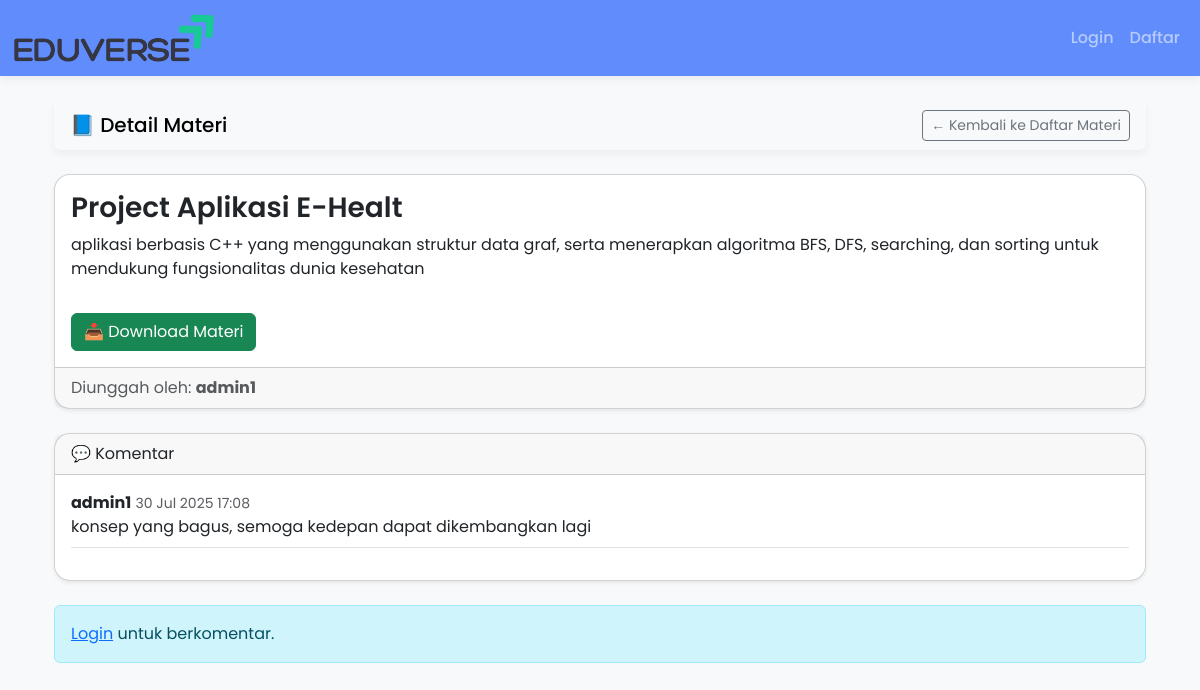
The page /material/1 on the database its author committed.
### app/models.py (models this page shows)
class Material(db.Model):
    id = db.Column(db.Integer, primary_key=True)
    title = db.Column(db.String(255), nullable=False)
    description = db.Column(db.Text, nullable=False)
    filename = db.Column(db.String(255), nullable=False)
    uploader_id = db.Column(db.Integer, db.ForeignKey('user.id', ondelete='CASCADE'))  # bukan user_id
    approved = db.Column(db.Boolean, default=False)
    uploader = db.relationship('User', backref='materials')

class User(db.Model, UserMixin):
    id = db.Column(db.Integer, primary_key=True)
    name = db.Column(db.String(100), nullable=False)
    email = db.Column(db.String(150), unique=True, nullable=False)
    password = db.Column(db.String(200), nullable=False)
    role = db.Column(db.String(20), default='user')  # bisa 'user' atau 'admin'

class Comment(db.Model):
    id = db.Column(db.Integer, primary_key=True)
    content = db.Column(db.Text, nullable=False)
    timestamp = db.Column(db.DateTime, default=datetime.utcnow)
    material_id = db.Column(db.Integer, db.ForeignKey('material.id'), nullable=False)
    user_id = db.Column(db.Integer, db.ForeignKey('user.id'), nullable=False)
    parent_id = db.Column(db.Integer, db.ForeignKey('comment.id'), nullable=True)
    replies = db.relationship('Comment', backref=db.backref('parent', remote_side=[id]), lazy='dynamic')
    user = db.relationship('User', backref='comments')
    material = db.relationship('Material', backref='comments')

### app/routes.py (the view, shortened to what this page needs)
@main.route('/material/<int:material_id>', methods=['GET', 'POST'])
def material_detail(material_id):
    material = Material.query.get_or_404(material_id)
    comments = Comment.query.filter_by(material_id=material.id).order_by(Comment.timestamp.desc()).all()
    form = CommentForm()
    return render_template('material_detail.html', material=material, comments=comments, form=form)

### app/templates/material_detail.html (shortened to what this page needs)
{% extends 'base.html' %}
{% block content %}
<div class="container mt-4">
    <nav class="navbar navbar-light bg-light rounded mb-4 px-3">
        <span class="navbar-brand mb-0 h4">📘 Detail Materi</span>
        <a href="{{ url_for('main.materials') }}" class="btn btn-outline-secondary btn-sm">← Kembali ke Daftar Materi</a>
    </nav>
    <div class="card shadow-sm mb-4">
        <div class="card-body">
            <h3 class="card-title">{{ material.title }}</h3>
            <p class="card-text">{{ material.description }}</p>
            {% if material.filename %}
                <a href="{{ url_for('static', filename='uploads/' + material.filename) }}"
                   class="btn btn-success mt-3" download>
                   📥 Download Materi
                </a>
            {% endif %}
        </div>
        <div class="card-footer text-muted">
            Diunggah oleh: <strong>{{ material.uploader.name }}</strong>
        </div>
    </div>
    <div class="card shadow-sm mb-4">
        <div class="card-header">
            💬 Komentar
        </div>
        <div class="card-body">
            {% for c in comments %}
                <div class="border-bottom mb-3 pb-2">
                    <strong>{{ c.user.name }}</strong> <small class="text-muted">{{ c.timestamp.strftime('%d %b %Y %H:%M') }}</small>
                    <p class="mb-0">{{ c.content }}</p>
                </div>
            {% else %}
                <p class="text-muted">Belum ada komentar.</p>
            {% endfor %}
        </div>
    </div>
    {% if current_user.is_authenticated %}
        <div class="card shadow-sm mb-5">
            <div class="card-header">
                ✍️ Tambahkan Komentar
            </div>
            <div class="card-body">
                <form method="POST">
                    {{ form.hidden_tag() }}
                    <div class="form-group mb-3">
                        {{ form.content.label(class="form-label") }}
                        {{ form.content(class="form-control", rows=3) }}
                        {% if form.content.errors %}
                            <div class="text-danger">{{ form.content.errors[0] }}</div>
                        {% endif %}
                    </div>
                    {{ form.submit(class="btn btn-primary") }}
                </form>
            </div>
        </div>
    {% else %}
        <div class="alert alert-info">
            <a href="{{ url_for('auth.login') }}">Login</a> untuk berkomentar.
        </div>
    {% endif %}
</div>
{% endblock %}

### app/templates/base.html (style rules this page uses)
body { font-family: 'Poppins', sans-serif; background-color: #f8f9fa; }
.navbar { box-shadow: 0 4px 8px rgba(0, 0, 0, 0.05); }
.card { border-radius: 1rem; }
.card-title { font-weight: 600; }

### rows shown on the page
Material: title "Project Aplikasi E-Healt", description "aplikasi berbasis C++ yang menggunakan struktur data graf, serta menerapkan algoritma BFS, DFS, searching, dan sorting untuk mendukung fungsionalitas dunia kesehatan"
User: uploader.name "admin1"
Comment: user.name "admin1", timestamp "30 Jul 2025 17:08", content "konsep yang bagus, semoga kedepan dapat dikembangkan lagi"
